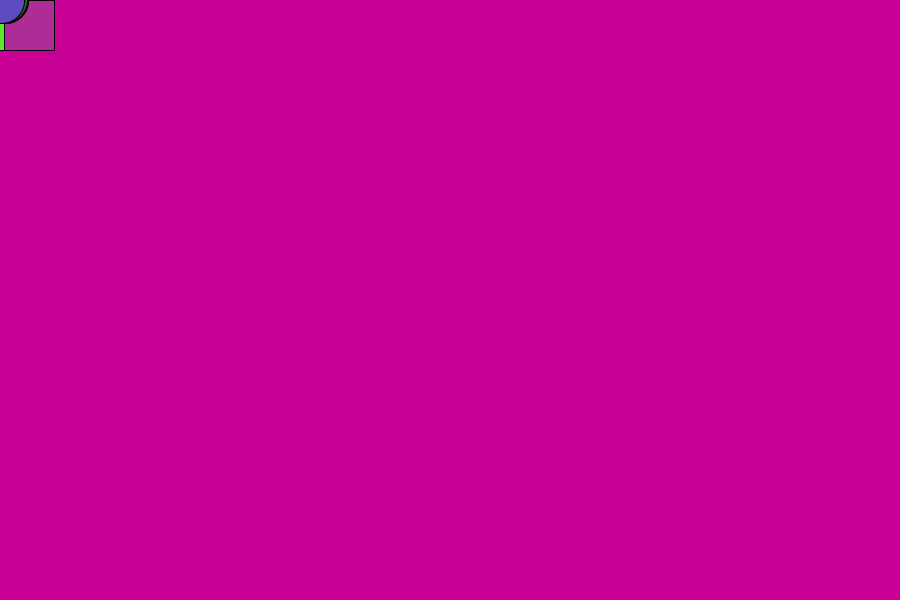
Frame 1 (no input)
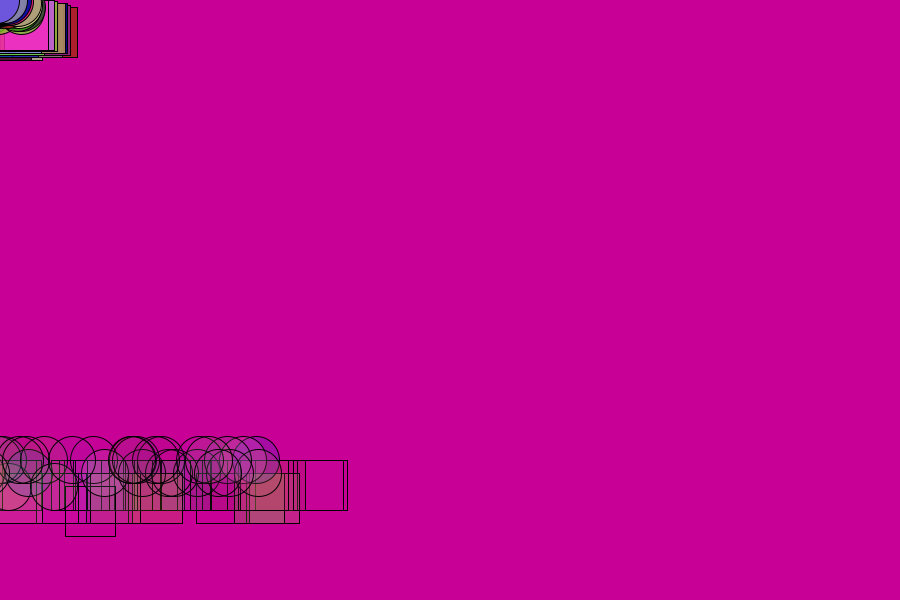
Frame 60 (the mouse pressed at the canvas centre just before this capture)
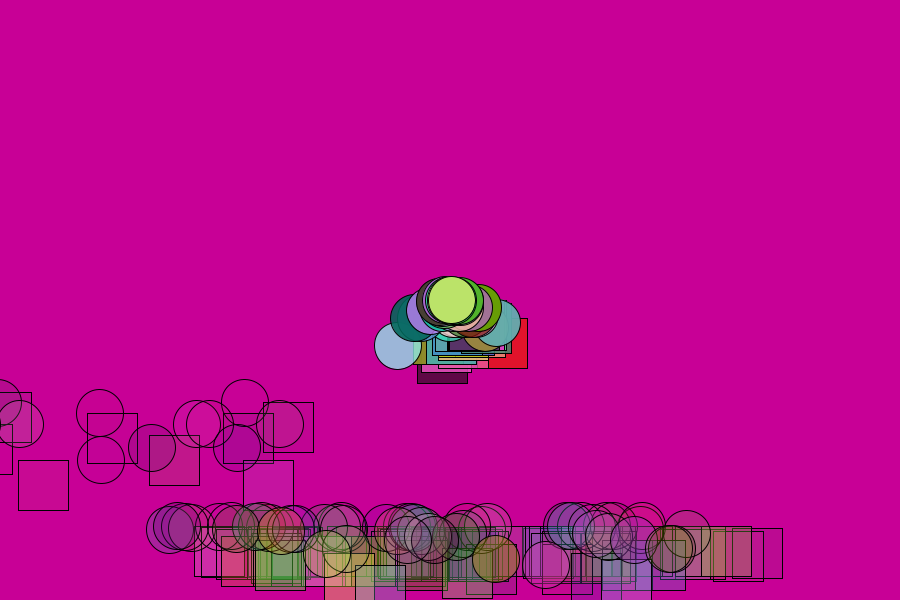
Frame 120 (the mouse held since frame 60 and released just before this capture)

The Processing sketch that drew these frames (run headless with seeded random() and noise(); from frame 60 on, the mouse is pressed at the canvas centre):

// Processing sketch: processing_106780
// ── processing_106780.pde

ArrayList <square> squares;
ArrayList <circle> circles;

void setup(){
  size(900, 600);
 
 squares = new ArrayList();
 circles = new ArrayList();
  for(int i = 0; i < 100; i = i + 1){
    squares.add( new square() );
    circles.add( new circle() );
  }
}


void draw(){
  background(200, 0, 150); 
  
 
  for(int i = 0; i < squares.size() ; i = i + 1){
    if(squares.get(i).lifetime > 0 ){
      squares.get(i).move();
      squares.get(i).display();
      squares.get(i).bounce();
    } else{
      squares.remove(i);
      squares.add( new square() );
    }
  }
  
  for(int i = 0; i < circles.size() ; i = i + 1){
    if(circles.get(i).lifetime > 0 ){
      circles.get(i).move();
      circles.get(i).display();
      circles.get(i).bounce();
    } else{
      circles.remove(i);
      circles.add( new circle() );
    }
  }
}


class circle{
  
  
  // variables
  float xpos;
  float ypos;
  float xspd;
  float yspd;
  float grav;
  color col;
  float lifetime;
  
  // constructor
  circle(){
    xpos = mouseX;
    ypos = mouseY;
    xspd = mouseX - pmouseX + random(-5,5);
    yspd = mouseY - pmouseY;
    grav = .5;
    col = color( random(250), random(250), random(250) );
    lifetime = 250 + random(-40, 40);
  }
  
  // functions (methods)
  void move(){
   xpos = xpos + xspd;
   ypos = ypos + yspd;
   yspd = yspd + grav;
   lifetime = lifetime - 4;
  }

   void display(){
     fill ( red(col), green(col), blue(col), lifetime );
     ellipse(xpos, ypos, 47, 47);
   }
   
  void bounce(){
   if( ypos > height){
     yspd = -.7*abs(yspd);
   }
  }
}


class square{
  
  
  // variables
  float xpos;
  float ypos;
  float xspd;
  float yspd;
  float grav;
  color col;
  float lifetime;
  
  // constructor
  square(){
    xpos = mouseX;
    ypos = mouseY;
    xspd = mouseX - pmouseX + random(-5,5);
    yspd = mouseY - pmouseY;
    grav = .5;
    col = color( random(250), random(250), random(250) );
    lifetime = 250 + random(-40, 40);
  }
  
  // functions (methods)
  void move(){
   xpos = xpos + xspd;
   ypos = ypos + yspd;
   yspd = yspd + grav;
   lifetime = lifetime - 4;
  }
  
  void display(){
    fill ( red(col), green(col), blue(col), lifetime );
    rect(xpos, ypos, 50, 50);
  }
 
  void bounce(){
    if( ypos > height){
      yspd = -.7*abs(yspd);
    }
  }
 
}
